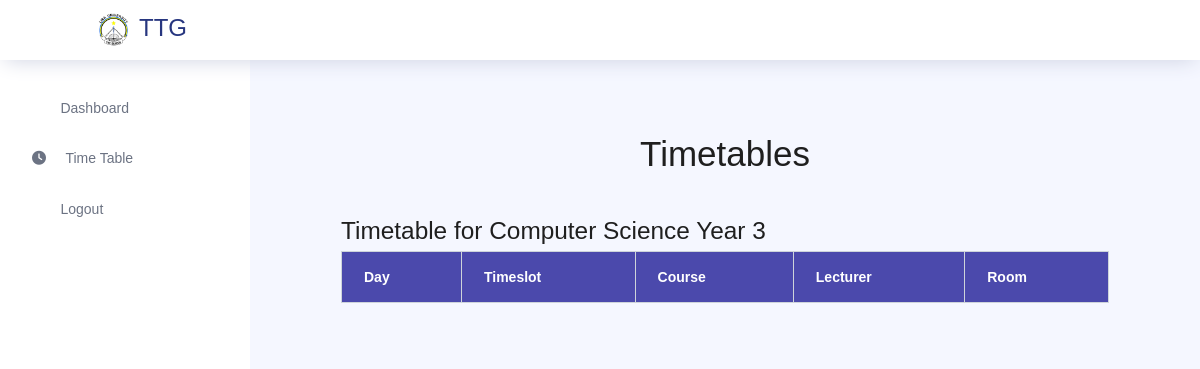
The app's page /staff/timetable/ (signed in), older data.
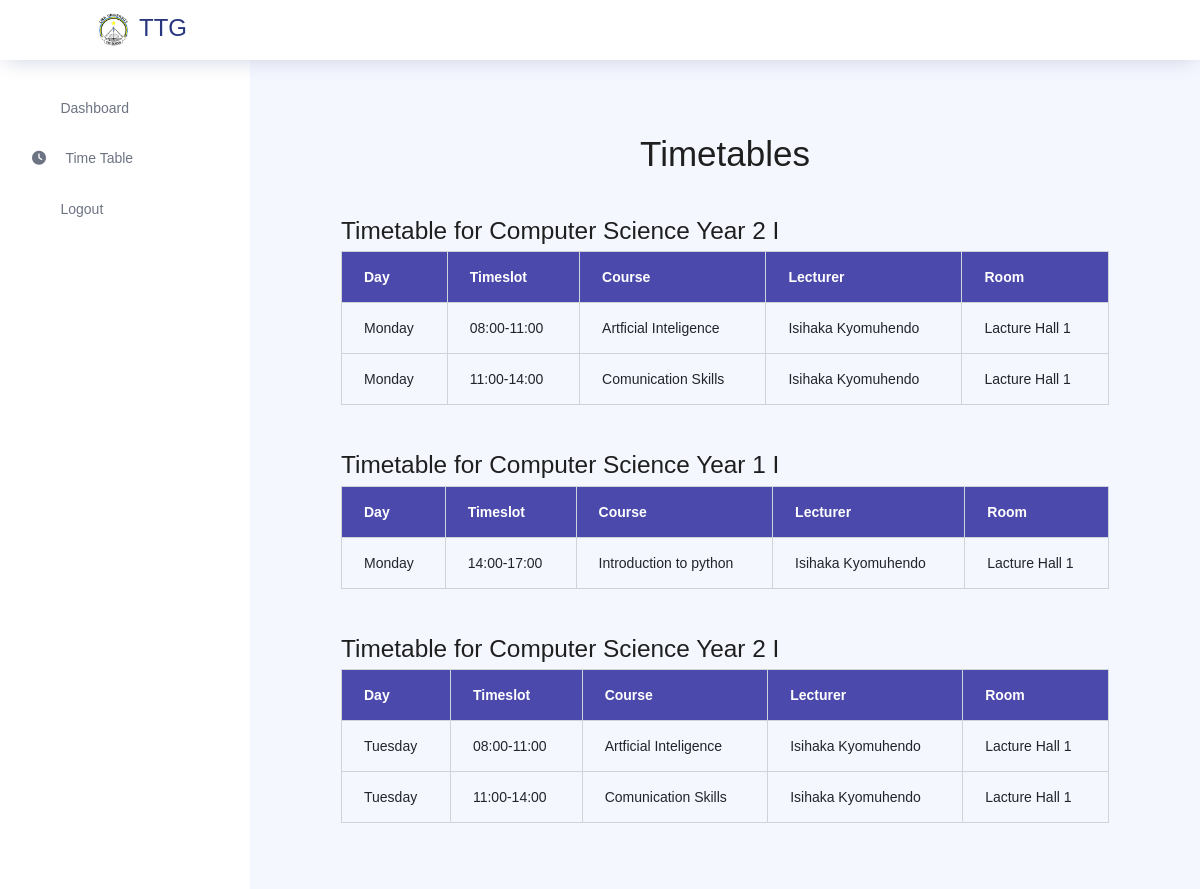
The same page, newer data.
### store/models.py (models this page shows, shortened)
class Timetable(models.Model):
    program = models.ForeignKey(Program, on_delete=models.CASCADE)
    year = models.CharField(max_length=10)

class Program(models.Model):
    program_name = models.CharField(max_length=100)
    program_code = models.CharField(max_length=20)
    department = models.ForeignKey(Department, on_delete=models.CASCADE)

class CourseSchedule(models.Model):
    timetable = models.ForeignKey(Timetable, on_delete=models.CASCADE)
    course = models.ForeignKey(Course, on_delete=models.CASCADE)
    room = models.ForeignKey(Room, on_delete=models.CASCADE)
    timeslot = models.ForeignKey(TimeSlot, on_delete=models.CASCADE)
    staff = models.ForeignKey(Staff, on_delete=models.CASCADE)

class TimeSlot(models.Model):
    DAY_CHOICES = (
        ('Monday', 'Monday'),
        ('Tuesday', 'Tuesday'),
        ('Wednesday', 'Wednesday'),
        ('Thursday', 'Thursday'),
        ('Friday', 'Friday'),
        ('Saturday', 'Saturday'),
        ('Sunday', 'Sunday'),
    )
    TIME_RANGE_CHOICES = (
        ('08:00-11:00', '08:00-11:00'),
        ('11:00-14:00', '11:00-14:00'),
        ('14:00-17:00', '14:00-17:00'),
    )
    day = models.CharField(max_length=10, choices=DAY_CHOICES)
    time_range = models.CharField(max_length=11, choices=TIME_RANGE_CHOICES)

class Course(models.Model):
    course_lecturer = models.ForeignKey(Staff, on_delete=models.SET_NULL, null=True, blank=True)
    course_name = models.CharField(max_length=100)
    course_code = models.CharField(max_length=20)
    description = models.TextField()
    program = models.ForeignKey(Program, on_delete=models.CASCADE)
    credit = models.PositiveIntegerField()
    course_year = models.CharField(max_length=40)

class Staff(models.Model):
    ROLE = [('Admin','Admin'),('Lecturer','Lecturer')]
    department = models.ForeignKey(Department, on_delete=models.CASCADE)
    fullname = models.CharField(max_length=255)
    username = models.CharField(max_length=255)
    email = models.EmailField()
    password = models.CharField(max_length=255)
    role = models.CharField(max_length=50, choices=ROLE, default='lecturer')

class Room(models.Model):
    room_name = models.CharField(max_length=50)
    capacity = models.PositiveIntegerField()
    location = models.CharField(max_length=100)

### staff_app/views.py (the view)
# urls.py: path('timetable/', views.timetable_view, name='timetable_view'),
def timetable_view(request):
    staff_id = request.session.get('staff_id')
    if not staff_id:
        messages.error(request, 'Please log in to access the timetables.')
        return redirect('staff:login')
    staff = get_object_or_404(Staff, id=staff_id)
    timetables = Timetable.objects.all().prefetch_related(
        'courseschedule_set__timeslot',
        'courseschedule_set__course',
        'courseschedule_set__staff',
        'courseschedule_set__room'
    )
    course_schedules = CourseSchedule.objects.select_related(
        'course', 'staff', 'room', 'timeslot'
    ).all()
    context = {
        'staff': staff,
        'timetables': timetables,
        'course_schedules': course_schedules,
    }
    return render(request, 'staff/timetable.html', context)

### templates/staff/timetable.html
{% extends 'staff/staff_layout.html'%}
{% block content %}
<div class="content-wrapper">
<h2 class="text-center">Timetables</h2>
<div class="container">
    {% if timetables %}
    {% for timetable in timetables %}
        {% if timetable.program.department == staff.department %}
        <h3 class="mt-5">Timetable for {{ timetable.program.program_name }} Year {{ timetable.year }}</h3>
        <table class="table table-bordered table-striped">
            <thead class="bg-primary text-white">
                <tr>
                    <th>Day</th>
                    <th>Timeslot</th>
                    <th>Course</th>
                    <th>Lecturer</th>
                    <th>Room</th>
                </tr>
            </thead>
            <tbody>
                {% for schedule in timetable.courseschedule_set.all %}
                    <tr>
                        <td>{{ schedule.timeslot.day }}</td>
                        <td>{{ schedule.timeslot.time_range }}</td>
                        <td>{{ schedule.course.course_name }}</td>
                        <td>{{ schedule.staff.fullname }}</td>
                        <td>{{ schedule.room.room_name }}</td>
                    </tr>
                {% endfor %}
            </tbody>
        </table>
        {% else %}
        <p>No timetables available.</p>
        {% endif %}
        {% endfor %}
{% else %}
    <p>No timetables available.</p>
{% endif %}
</div>
</div>
{%endblock%}

Row changes from the older to the newer data that the page shows:
removed Timetable: program.program_name "Computer Science", year "3"
added Timetable: program.program_name "Computer Science", year "2 I"
added CourseSchedule: timeslot.day "Monday", timeslot.time_range "08:00-11:00", course.course_name "Artficial Inteligence", staff.fullname "Isihaka Kyomuhendo", room.room_name "Lacture Hall 1", shown under "Computer Science"
added CourseSchedule: timeslot.day "Monday", timeslot.time_range "11:00-14:00", course.course_name "Comunication Skills", staff.fullname "Isihaka Kyomuhendo", room.room_name "Lacture Hall 1", shown under "Computer Science"
added Timetable: program.program_name "Computer Science", year "1 I"
added CourseSchedule: timeslot.day "Monday", timeslot.time_range "14:00-17:00", course.course_name "Introduction to python", staff.fullname "Isihaka Kyomuhendo", room.room_name "Lacture Hall 1", shown under "Computer Science"
added Timetable: program.program_name "Computer Science", year "2 I"
added CourseSchedule: timeslot.day "Tuesday", timeslot.time_range "08:00-11:00", course.course_name "Artficial Inteligence", staff.fullname "Isihaka Kyomuhendo", room.room_name "Lacture Hall 1", shown under "Computer Science"
added CourseSchedule: timeslot.day "Tuesday", timeslot.time_range "11:00-14:00", course.course_name "Comunication Skills", staff.fullname "Isihaka Kyomuhendo", room.room_name "Lacture Hall 1", shown under "Computer Science"
